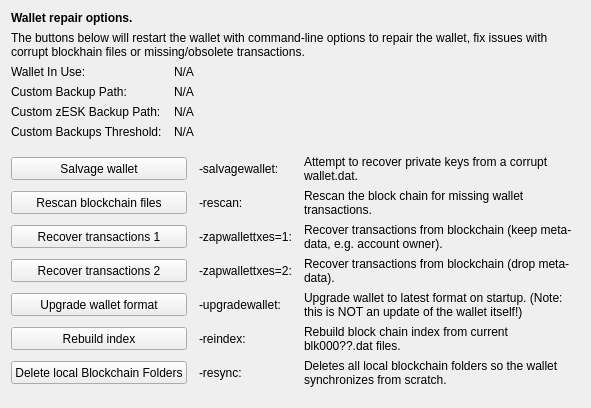
     <widget class="QWidget" name="tab_repair">
      <attribute name="title">
       <string>&amp;Wallet Repair</string>
      </attribute>
      <layout class="QGridLayout" name="gridLayout_4" columnstretch="0,0,0,0">
       <property name="horizontalSpacing">
        <number>12</number>
       </property>
       <item row="0" column="0" colspan="4">
        <widget class="QLabel" name="label_repair_header">
         <property name="font">
          <font>
           <weight>75</weight>
           <bold>true</bold>
          </font>
         </property>
         <property name="text">
          <string>Wallet repair options.</string>
         </property>
        </widget>
       </item>
       <item row="1" column="0" colspan="4">
        <widget class="QLabel" name="label_repair_helptext">
         <property name="font">
          <font>
           <weight>50</weight>
           <bold>false</bold>
          </font>
         </property>
         <property name="text">
          <string>The buttons below will restart the wallet with command-line options to repair the wallet, fix issues with corrupt blockhain files or missing/obsolete transactions.</string>
         </property>
         <property name="wordWrap">
          <bool>true</bool>
         </property>
        </widget>
       </item>
       <item row="2" column="0">
        <widget class="QLabel" name="wallet_path_label">
         <property name="text">
          <string>Wallet In Use:</string>
         </property>
        </widget>
       </item>
       <item row="2" column="1" colspan="3">
        <widget class="QLabel" name="wallet_path">
         <property name="cursor">
          <cursorShape>IBeamCursor</cursorShape>
         </property>
         <property name="text">
          <string>N/A</string>
         </property>
         <property name="textFormat">
          <enum>Qt::PlainText</enum>
         </property>
         <property name="textInteractionFlags">
          <set>Qt::LinksAccessibleByMouse|Qt::TextSelectableByKeyboard|Qt::TextSelectableByMouse</set>
         </property>
        </widget>
       </item>
       <item row="3" column="0">
        <widget class="QLabel" name="wallet_custombackuppath_label">
         <property name="visible">
          <bool>false</bool>
         </property>
         <property name="text">
          <string>Custom Backup Path:</string>
         </property>
        </widget>
       </item>
       <item row="3" column="1" colspan="3">
        <widget class="QLabel" name="wallet_custombackuppath">
         <property name="cursor">
          <cursorShape>IBeamCursor</cursorShape>
         </property>
         <property name="visible">
          <bool>false</bool>
         </property>
         <property name="text">
          <string>N/A</string>
         </property>
         <property name="textFormat">
          <enum>Qt::PlainText</enum>
         </property>
         <property name="textInteractionFlags">
          <set>Qt::LinksAccessibleByMouse|Qt::TextSelectableByKeyboard|Qt::TextSelectableByMouse</set>
         </property>
        </widget>
       </item>
       <item row="4" column="0">
        <widget class="QLabel" name="wallet_customzeskbackuppath_label">
         <property name="visible">
          <bool>false</bool>
         </property>
         <property name="text">
          <string>Custom zESK Backup Path:</string>
         </property>
        </widget>
       </item>
       <item row="4" column="1" colspan="3">
        <widget class="QLabel" name="wallet_customzeskbackuppath">
         <property name="cursor">
          <cursorShape>IBeamCursor</cursorShape>
         </property>
         <property name="visible">
          <bool>false</bool>
         </property>
         <property name="text">
          <string>N/A</string>
         </property>
         <property name="textFormat">
          <enum>Qt::PlainText</enum>
         </property>
         <property name="textInteractionFlags">
          <set>Qt::LinksAccessibleByMouse|Qt::TextSelectableByKeyboard|Qt::TextSelectableByMouse</set>
         </property>
        </widget>
       </item>
       <item row="5" column="0">
        <widget class="QLabel" name="wallet_custombackupthreshold_label">
         <property name="visible">
          <bool>false</bool>
         </property>
         <property name="text">
          <string>Custom Backups Threshold:</string>
         </property>
        </widget>
       </item>
       <item row="5" column="1" colspan="3">
        <widget class="QLabel" name="wallet_custombackupthreshold">
         <property name="cursor">
          <cursorShape>IBeamCursor</cursorShape>
         </property>
         <property name="visible">
          <bool>false</bool>
         </property>
         <property name="text">
          <string>N/A</string>
         </property>
         <property name="textFormat">
          <enum>Qt::PlainText</enum>
         </property>
         <property name="textInteractionFlags">
          <set>Qt::LinksAccessibleByMouse|Qt::TextSelectableByKeyboard|Qt::TextSelectableByMouse</set>
         </property>
        </widget>
       </item>
       <item row="6" column="0">
        <spacer name="verticalSpacer_repair1">
         <property name="orientation">
          <enum>Qt::Vertical</enum>
         </property>
         <property name="sizeHint" stdset="0">
          <size>
           <width>10</width>
           <height>10</height>
          </size>
         </property>
        </spacer>
       </item>
       <item row="7" column="0" colspan="2">
        <widget class="QPushButton" name="btn_salvagewallet">
         <property name="minimumSize">
          <size>
           <width>100</width>
           <height>23</height>
          </size>
         </property>
         <property name="text">
          <string>Salvage wallet</string>
         </property>
        </widget>
       </item>
       <item row="7" column="2">
        <widget class="QLabel" name="label_repair_salvage_command">
         <property name="text">
          <string notr="true">-salvagewallet:</string>
         </property>
        </widget>
       </item>
       <item row="7" column="3">
        <widget class="QLabel" name="label_repair_salvage">
         <property name="text">
          <string>Attempt to recover private keys from a corrupt wallet.dat.</string>
         </property>
         <property name="wordWrap">
          <bool>true</bool>
         </property>
        </widget>
       </item>
       <item row="8" column="0" colspan="2">
        <widget class="QPushButton" name="btn_rescan">
         <property name="minimumSize">
          <size>
           <width>100</width>
           <height>23</height>
          </size>
         </property>
         <property name="text">
          <string>Rescan blockchain files</string>
         </property>
        </widget>
       </item>
       <item row="8" column="2">
        <widget class="QLabel" name="label_repair_rescan_command">
         <property name="text">
          <string notr="true">-rescan:</string>
         </property>
        </widget>
       </item>
       <item row="8" column="3">
        <widget class="QLabel" name="label_repair_rescan">
         <property name="text">
          <string>Rescan the block chain for missing wallet transactions.</string>
         </property>
         <property name="wordWrap">
          <bool>true</bool>
         </property>
        </widget>
       </item>
       <item row="9" column="0" colspan="2">
        <widget class="QPushButton" name="btn_zapwallettxes1">
         <property name="minimumSize">
          <size>
           <width>100</width>
           <height>23</height>
          </size>
         </property>
         <property name="text">
          <string>Recover transactions 1</string>
         </property>
        </widget>
       </item>
       <item row="9" column="2">
        <widget class="QLabel" name="label_repair_zap1_command">
         <property name="text">
          <string notr="true">-zapwallettxes=1:</string>
         </property>
        </widget>
       </item>
       <item row="9" column="3">
        <widget class="QLabel" name="label_repair_zap1">
         <property name="text">
          <string>Recover transactions from blockchain (keep meta-data, e.g. account owner).</string>
         </property>
         <property name="wordWrap">
          <bool>true</bool>
         </property>
        </widget>
       </item>
       <item row="10" column="0" colspan="2">
        <widget class="QPushButton" name="btn_zapwallettxes2">
         <property name="minimumSize">
          <size>
           <width>100</width>
           <height>23</height>
          </size>
         </property>
         <property name="text">
          <string>Recover transactions 2</string>
         </property>
        </widget>
       </item>
       <item row="10" column="2">
        <widget class="QLabel" name="label_repair_zap2_command">
         <property name="text">
          <string notr="true">-zapwallettxes=2:</string>
         </property>
        </widget>
       </item>
       <item row="10" column="3">
        <widget class="QLabel" name="label_repair_zap2">
         <property name="text">
          <string>Recover transactions from blockchain (drop meta-data).</string>
         </property>
         <property name="wordWrap">
          <bool>true</bool>
         </property>
        </widget>
       </item>
       <item row="11" column="0" colspan="2">
        <widget class="QPushButton" name="btn_upgradewallet">
         <property name="minimumSize">
          <size>
           <width>100</width>
           <height>23</height>
          </size>
         </property>
         <property name="text">
          <string>Upgrade wallet format</string>
         </property>
        </widget>
       </item>
       <item row="11" column="2">
        <widget class="QLabel" name="label_repair_upgrade_command">
         <property name="text">
          <string notr="true">-upgradewallet:</string>
         </property>
        </widget>
       </item>
       <item row="11" column="3">
        <widget class="QLabel" name="label_repair_upgrade">
         <property name="text">
          <string>Upgrade wallet to latest format on startup. (Note: this is NOT an update of the wallet itself!)</string>
         </property>
         <property name="wordWrap">
          <bool>true</bool>
         </property>
        </widget>
       </item>
       <item row="12" column="0" colspan="2">
        <widget class="QPushButton" name="btn_reindex">
         <property name="minimumSize">
          <size>
           <width>100</width>
           <height>23</height>
          </size>
         </property>
         <property name="text">
          <string>Rebuild index</string>
         </property>
        </widget>
       </item>
       <item row="12" column="2">
        <widget class="QLabel" name="label_repair_reindex_command">
         <property name="text">
          <string notr="true">-reindex:</string>
         </property>
        </widget>
       </item>
       <item row="12" column="3">
        <widget class="QLabel" name="label_repair_reindex">
         <property name="text">
          <string>Rebuild block chain index from current blk000??.dat files.</string>
         </property>
         <property name="wordWrap">
          <bool>true</bool>
         </property>
        </widget>
       </item>
       <item row="13" column="0" colspan="2">
        <widget class="QPushButton" name="btn_resync">
         <property name="minimumSize">
          <size>
           <width>100</width>
           <height>23</height>
          </size>
         </property>
         <property name="text">
          <string>Delete local Blockchain Folders</string>
         </property>
        </widget>
       </item>
       <item row="13" column="2">
        <widget class="QLabel" name="label_repair_resync_command">
         <property name="text">
          <string>-resync:</string>
         </property>
        </widget>
       </item>
       <item row="13" column="3">
        <widget class="QLabel" name="label_repair_resync">
         <property name="text">
          <string>Deletes all local blockchain folders so the wallet synchronizes from scratch.</string>
         </property>
         <property name="wordWrap">
          <bool>true</bool>
         </property>
        </widget>
       </item>
       <item row="14" column="0">
        <spacer name="verticalSpacer_repair2">
         <property name="orientation">
          <enum>Qt::Vertical</enum>
         </property>
         <property name="sizeHint" stdset="0">
          <size>
           <width>20</width>
           <height>10</height>
          </size>
         </property>
        </spacer>
       </item>
      </layout>
     </widget>
